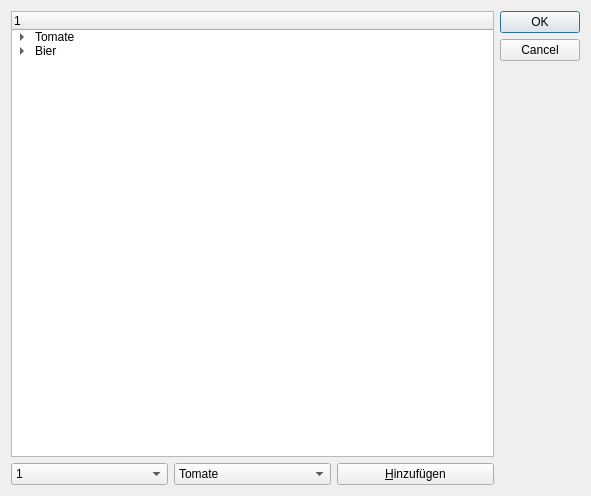
<ui version="4.0" >
 <class>addingwindow</class>
 <widget class="QDialog" name="Dialog" >
  <property name="geometry" >
   <rect>
    <x>0</x>
    <y>0</y>
    <width>591</width>
    <height>496</height>
   </rect>
  </property>
  <property name="windowTitle" >
   <string>Dialog</string>
  </property>
  <layout class="QGridLayout" >
   <item rowspan="2" row="0" column="3" >
    <widget class="QDialogButtonBox" name="buttonBox" >
     <property name="orientation" >
      <enum>Qt::Vertical</enum>
     </property>
     <property name="standardButtons" >
      <set>QDialogButtonBox::Cancel|QDialogButtonBox::NoButton|QDialogButtonBox::Ok</set>
     </property>
    </widget>
   </item>
   <item row="1" column="0" >
    <widget class="QComboBox" name="comboBox" >
     <item>
      <property name="text" >
       <string>1</string>
      </property>
     </item>
     <item>
      <property name="text" >
       <string>2</string>
      </property>
     </item>
     <item>
      <property name="text" >
       <string>3</string>
      </property>
     </item>
     <item>
      <property name="text" >
       <string>4</string>
      </property>
     </item>
    </widget>
   </item>
   <item row="1" column="1" >
    <widget class="QComboBox" name="comboBox_2" >
     <item>
      <property name="text" >
       <string>Tomate</string>
      </property>
     </item>
     <item>
      <property name="text" >
       <string>Hund</string>
      </property>
     </item>
    </widget>
   </item>
   <item row="1" column="2" >
    <widget class="QPushButton" name="pushButton" >
     <property name="text" >
      <string>&amp;Hinzufügen</string>
     </property>
    </widget>
   </item>
   <item row="0" column="0" colspan="3" >
    <widget class="QTreeWidget" name="treeWidget" >
     <column>
      <property name="text" >
       <string>1</string>
      </property>
     </column>
     <item>
      <property name="text" >
       <string>Tomate</string>
      </property>
      <item>
       <property name="text" >
        <string>Kal</string>
       </property>
      </item>
      <item>
       <property name="text" >
        <string>Fett</string>
       </property>
      </item>
      <item>
       <property name="text" >
        <string>Kohlenhydrate</string>
       </property>
      </item>
     </item>
     <item>
      <property name="text" >
       <string>Bier</string>
      </property>
      <item>
       <property name="text" >
        <string>Fett</string>
       </property>
      </item>
      <item>
       <property name="text" >
        <string>Kal</string>
       </property>
      </item>
      <item>
       <property name="text" >
        <string>Kohlenhydrate</string>
       </property>
      </item>
     </item>
    </widget>
   </item>
  </layout>
 </widget>
 <resources/>
 <connections>
  <connection>
   <sender>buttonBox</sender>
   <signal>rejected()</signal>
   <receiver>Dialog</receiver>
   <slot>reject()</slot>
   <hints>
    <hint type="sourcelabel" >
     <x>316</x>
     <y>260</y>
    </hint>
    <hint type="destinationlabel" >
     <x>286</x>
     <y>274</y>
    </hint>
   </hints>
  </connection>
  <connection>
   <sender>buttonBox</sender>
   <signal>accepted()</signal>
   <receiver>Dialog</receiver>
   <slot>accept()</slot>
   <hints>
    <hint type="sourcelabel" >
     <x>248</x>
     <y>254</y>
    </hint>
    <hint type="destinationlabel" >
     <x>157</x>
     <y>274</y>
    </hint>
   </hints>
  </connection>
 </connections>
</ui>
